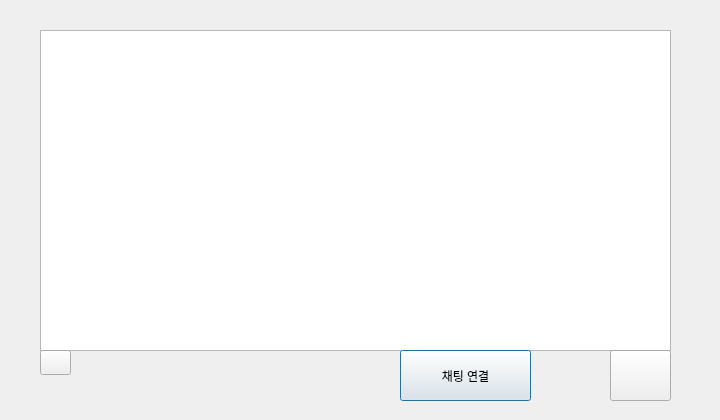
<?xml version="1.0" encoding="UTF-8"?>
<ui version="4.0">
 <class>client_select</class>
 <widget class="QDialog" name="client_select">
  <property name="geometry">
   <rect>
    <x>0</x>
    <y>0</y>
    <width>720</width>
    <height>420</height>
   </rect>
  </property>
  <property name="windowTitle">
   <string>Dialog</string>
  </property>
  <widget class="QListWidget" name="clnt_list">
   <property name="geometry">
    <rect>
     <x>40</x>
     <y>30</y>
     <width>631</width>
     <height>321</height>
    </rect>
   </property>
  </widget>
  <widget class="QPushButton" name="connect_btn">
   <property name="geometry">
    <rect>
     <x>400</x>
     <y>350</y>
     <width>131</width>
     <height>51</height>
    </rect>
   </property>
   <property name="text">
    <string>채팅 연결</string>
   </property>
  </widget>
  <widget class="QPushButton" name="exit_btn">
   <property name="geometry">
    <rect>
     <x>610</x>
     <y>350</y>
     <width>61</width>
     <height>51</height>
    </rect>
   </property>
   <property name="acceptDrops">
    <bool>false</bool>
   </property>
   <property name="styleSheet">
    <string notr="true"/>
   </property>
   <property name="text">
    <string/>
   </property>
   <property name="icon">
    <iconset resource="img.qrc">
     <normaloff>:/new/prefix1/img/undo.png</normaloff>:/new/prefix1/img/undo.png</iconset>
   </property>
   <property name="iconSize">
    <size>
     <width>50</width>
     <height>50</height>
    </size>
   </property>
   <property name="shortcut">
    <string notr="true"/>
   </property>
   <property name="autoRepeat">
    <bool>false</bool>
   </property>
   <property name="autoExclusive">
    <bool>true</bool>
   </property>
   <property name="autoDefault">
    <bool>false</bool>
   </property>
  </widget>
  <widget class="QPushButton" name="refresh_btn">
   <property name="geometry">
    <rect>
     <x>40</x>
     <y>350</y>
     <width>31</width>
     <height>25</height>
    </rect>
   </property>
   <property name="text">
    <string/>
   </property>
   <property name="icon">
    <iconset resource="img.qrc">
     <normaloff>:/new/prefix1/img/refresh.png</normaloff>:/new/prefix1/img/refresh.png</iconset>
   </property>
  </widget>
 </widget>
 <resources>
  <include location="img.qrc"/>
 </resources>
 <connections/>
</ui>
